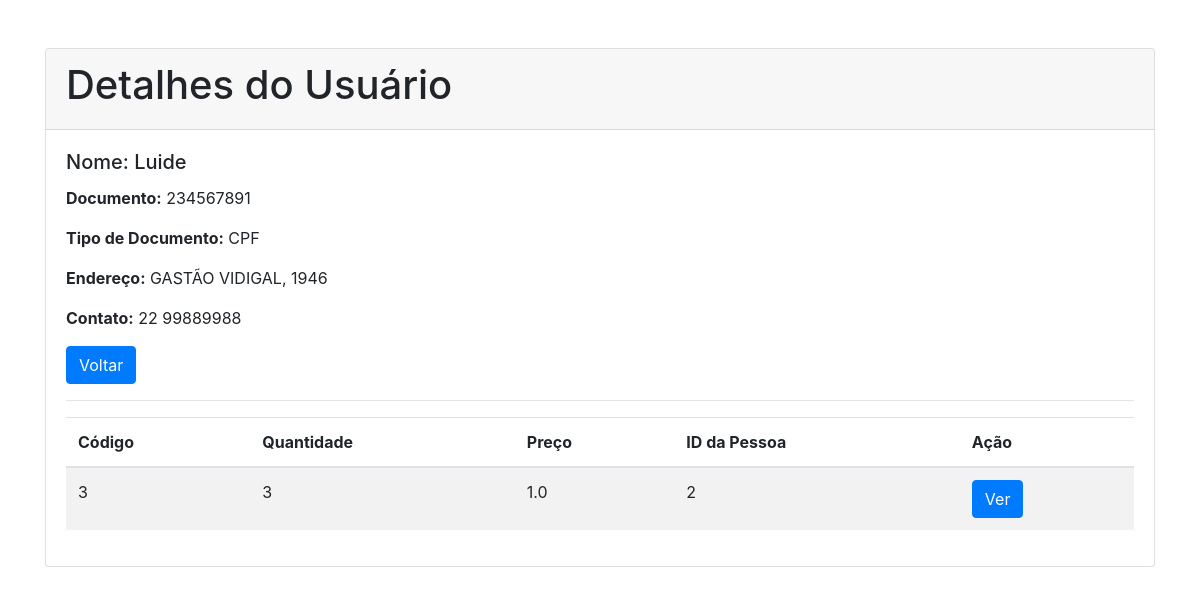
/cotistas/ver/2, run on the app's committed database.
### model.py (models this page shows)
class Person(SQLModel, table=True):
	id: Optional[int] = Field(default=None, primary_key=True)
	name:str
	doc:str
	tipe_doc:str
	adress: str
	contact:str
	titles:List['Title']=Relationship()

class Title(SQLModel, table=True):
	id: Optional[int] = Field(default=None, primary_key=True)
	code: int
	quantity: str
	price: float
	person_id: int = Field(foreign_key='person.id')

### person.py (the view)
@person.route('/ver/<id>', methods = ['GET','POST'])
def view(id):
    data=model.get_person_id(id)
    return render_template('person/view.html' , data=data)

### model.py (called while the page is built)
def get_person_id(id:int):
	with Session(engine) as session:
		person = session.get(Person , id)
		return person , person.titles

### templates/person/view.html (shortened to what this page needs)
{% extends 'base.html' %}
{% block content %}
<body>
    <div class="container mt-5">
        <div class="card">
            <div class="card-header">
                <h1>Detalhes do Usuário</h1>
            </div>
            <div class="card-body">
                <h5 class="card-title">Nome:
                    <span id="user-name">{{data[0].name}}</span>
                </h5>
                <p class="card-text">
                    <strong>Documento:</strong>
                    <span id="user-doc">{{data[0].doc}}</span>
                </p>
                <p class="card-text">
                    <strong>Tipo de Documento:</strong>
                    <span id="user-type-doc">{{data[0].tipe_doc}}</span>
                </p>
                <p class="card-text">
                    <strong>Endereço:</strong>
                    <span id="user-adress">{{data[0].adress}}</span>
                </p>
                <p class="card-text">
                    <strong>Contato:</strong>
                    <span id="user-contact">{{data[0].contact}}</span></p>
                <a href="{{url_for('person.list')}}" class="btn btn-primary">Voltar</a>
                <hr>
                <table class="table table-striped">
            <thead>
                <tr>
                    <th scope="col">Código</th>
                    <th scope="col">Quantidade</th>
                    <th scope="col">Preço</th>
                    <th scope="col">ID da Pessoa</th>
                    <th scope="col">Ação</th>
                </tr>
            </thead>
            <tbody>
                {% if data[1]:%}
                    {%for x in data[1]:%}
                        <tr>
                            <td>{{x.code}}</td>
                            <td>{{x.quantity}}</td>
                            <td>{{x.price}}</td>
                            <td>{{x.person_id}}</td>
                            <td>
                                <a href="{{url_for('titles.view', id=x.id)}}">
                                    <button class="btn btn-primary">
                                        Ver
                                    </button>
                                </a>
                            </td>
                        </tr>
                    {%endfor%}
                {%else:%}
                    <tr>
                        <td>nao existem dados</td>
                        <td></td>
                        <td></td>
                    </tr>
                {%endif%}
            </tbody>
        </table>
            </div>
        </div>
    </div>
</body>
{% endblock %}

### data on the page
Person: name "Luide", doc "234567891", tipe_doc "CPF", adress "GASTÃO VIDIGAL, 1946", contact "22 99889988"
Title: code "3", quantity "3", price "1.0", person_id "2"
